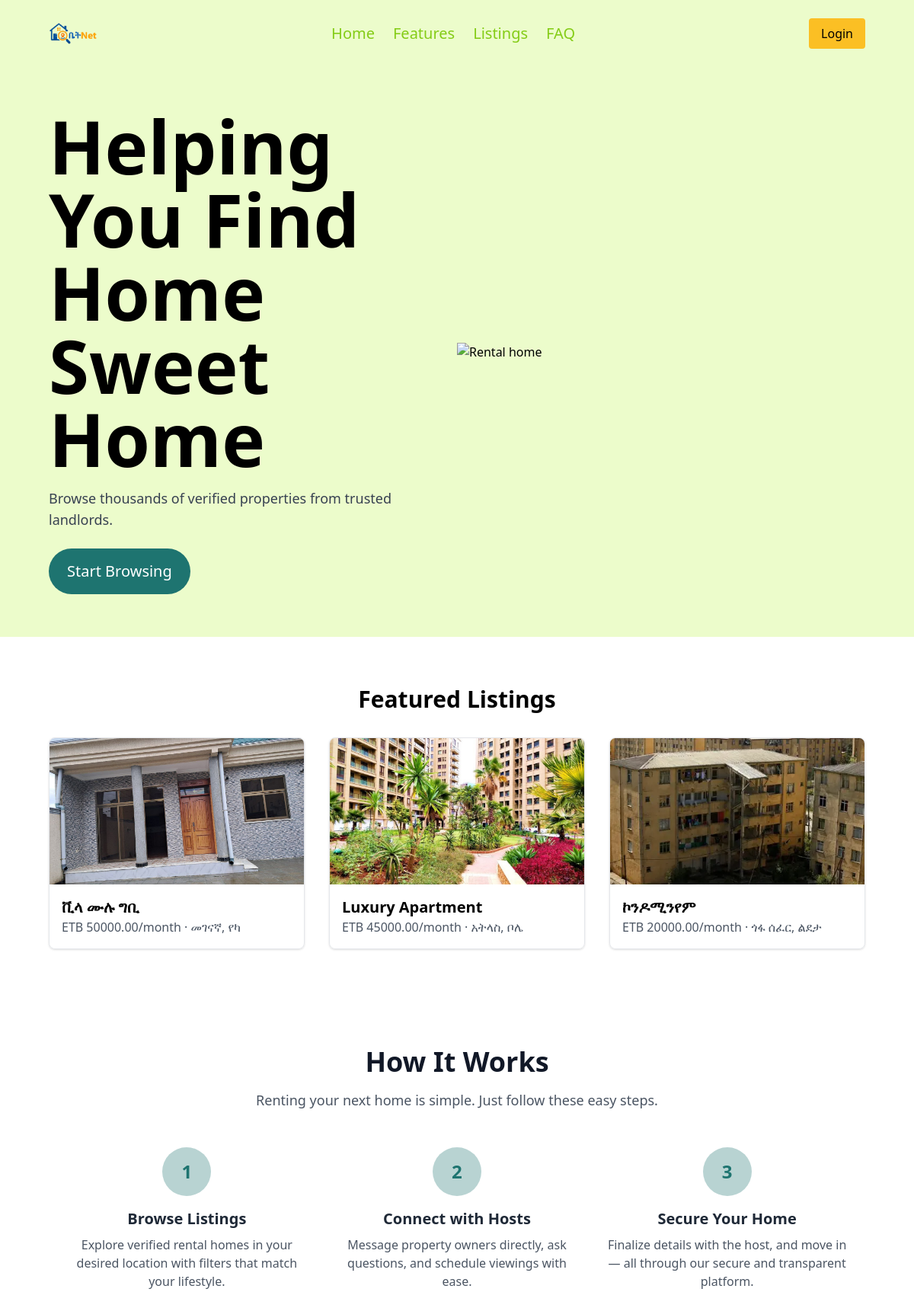
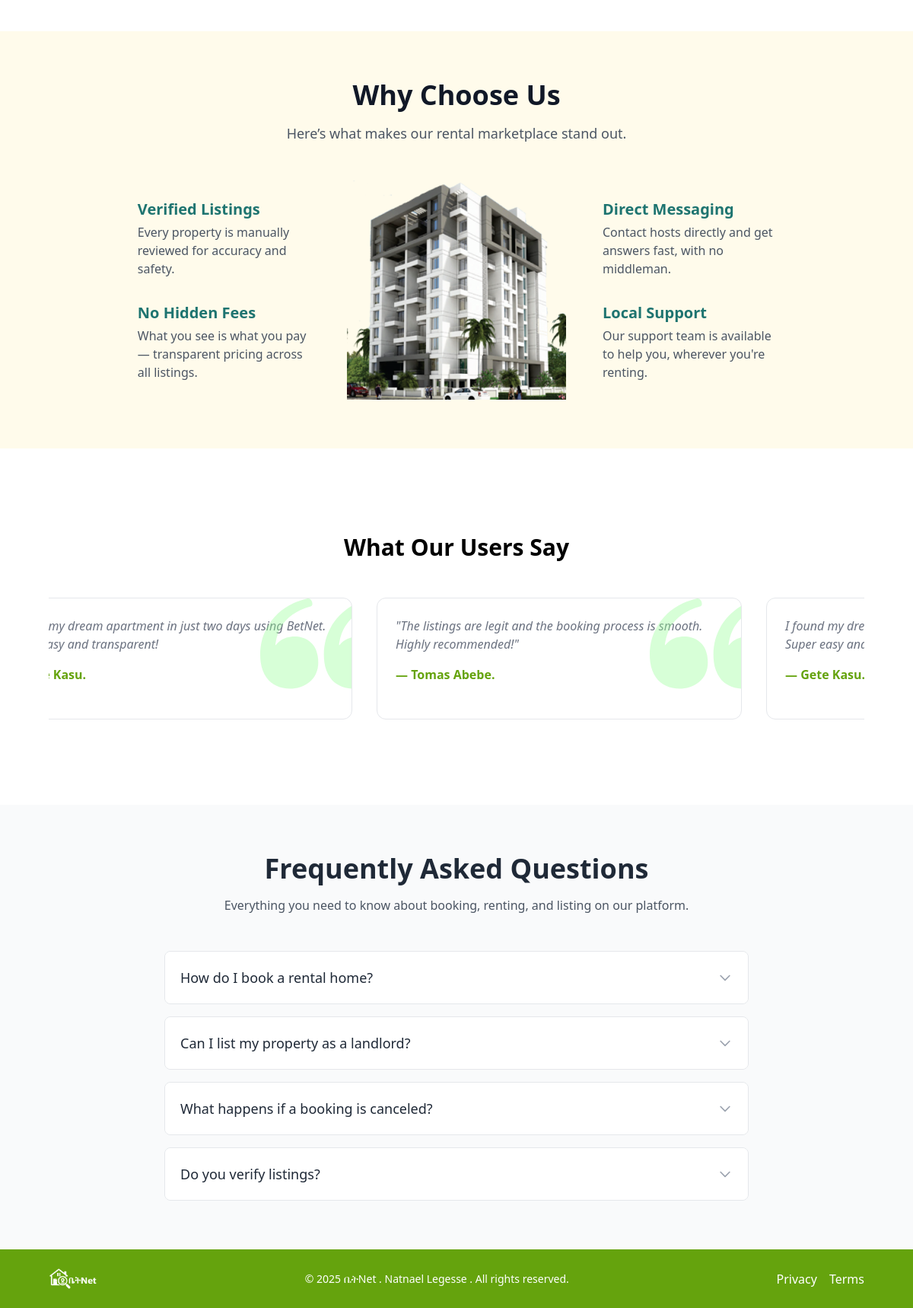
Screenshot of /landing/ with the database file from the repository (2 pictures, top to bottom).
### listing/models.py (models this page shows, shortened)
class ListingMedia(models.Model):
    listing = models.ForeignKey(Listing, on_delete=models.CASCADE, related_name='medias')
    file_path = models.TextField()
    file_name = models.TextField(null=True, blank=True)
    media_type = models.TextField(null=True, blank=True)
    created_at = models.DateTimeField(auto_now_add=True)
    updated_at = models.DateTimeField(auto_now=True)
    class Meta:
        db_table = 'listing_medias'

class Listing(models.Model):
    user = models.ForeignKey(CustomUser, on_delete=models.CASCADE, related_name='listings')
    title = models.CharField(max_length=50)
    desc = models.TextField(max_length=400, null=True, blank=True)
    price = models.DecimalField(max_digits=10, decimal_places=2)
    rooms = models.IntegerField(null=True, blank=True)
    bedrooms = models.IntegerField(null=True, blank=True)
    bathrooms = models.IntegerField(null=True, blank=True)
    square_metre = models.DecimalField(max_digits=10, decimal_places=2, null=True, blank=True)
    city = models.ForeignKey(City, on_delete=models.SET_NULL, null=True, blank=True)
    sub_city = models.ForeignKey(SubCity, on_delete=models.SET_NULL, null=True, blank=True)
    area = models.CharField(max_length=100, null=True, blank=True)
    phone_number1 = models.CharField(max_length=20)
    phone_number2 = models.CharField(max_length=20, null=True, blank=True)
    status = models.BooleanField(default=True)
    admin_status = models.BooleanField(default=True)
    created_at = models.DateTimeField(auto_now_add=True)
    updated_at = models.DateTimeField(auto_now=True)
    amenities = models.ManyToManyField(Amenity, blank=True, related_name='listings')
    is_paid = models.BooleanField(default=False)
    payment_method = models.CharField(max_length=50, blank=True, null=True)
    class Meta:
        db_table = 'listings'

class SubCity(models.Model):
    name = models.CharField(max_length=50)
    class Meta:
        db_table = 'subcities'
    def __str__(self):
        return self.name

### users/views.py (the view)
# urls.py: path('', get_landing,name='landing'),
def get_landing(request):
    featured_listings = Listing.objects.filter(admin_status=True).order_by('-created_at')[:3]
    context = {
        'featured_listings': featured_listings,
    }
    return render(request, 'landing.html', context)

### templates/landing.html (shortened to what this page needs)
{% load static %}
{% load static tailwind_tags %}
<!DOCTYPE html>
<html lang="en">
<head>
  <script src="https://cdn.tailwindcss.com"></script>
  {% tailwind_css %}
</head>
<body class="bg-white text-black">
  <header class="flex items-center justify-between p-6 md:px-16 text-lime-500 bg-lime-100">
    <h1 class="text-2xl font-bold">
      <img class="w-[2rem] md:w-[4rem] object-cover flex-none " src="{% static 'logo.png' %}" alt="logo">
    </h1>
    <nav class="hidden md:flex space-x-6 text-xl ">
      <a href="#" class="hover:text-amber-400">Home</a>
      <a href="#features" class="hover:text-amber-400">Features</a>
      <a href="#listings" class="hover:text-amber-400">Listings</a>
      <a href="#FAQ" class="hover:text-amber-400">FAQ</a>
    </nav>
    <a href="{% url 'login' %}" class="bg-amber-400 text-black px-4 py-2 rounded hover:bg-amber-500">Login</a>
  </header>
  <section class="bg-lime-100 py-14 px-6 md:px-16 flex flex-col-reverse md:flex-row items-center">
    <div class="md:w-1/2">
      <h2 class=" text-6xl sm:text-8xl font-bold mb-4 text-center sm:text-left">Helping You Find Home Sweet Home</h2>
      <p class="mb-6 text-lg text-gray-700">Browse thousands of verified properties from trusted landlords.</p>
      <div class="flex flex-col sm:flex-row gap-4">
        <a href="{% url 'listings' %}" class="bg-secondary text-xl text-white px-6 py-4 rounded-full hover:bg-lime-700 hover:shadow">Start Browsing</a>
      </div>
    </div>
    <div class="md:w-1/2 mb-8 md:mb-0">
      <img src="{% static 'hero.png' %}" alt="Rental home" class="w-full">
    </div>
  </section>
  <section id="listings" class="py-16 px-6 md:px-16 bg-white">
    <h3 class="text-3xl font-bold mb-8 text-center">Featured Listings</h3>
    <div class="grid md:grid-cols-3 gap-8">
      {% for listing in featured_listings %}
      <div class="border rounded-lg overflow-hidden shadow hover:shadow-lg transition">
        {%if listing.medias.all %}
          {% for media in listing.medias.all %}
            {% if forloop.first %}
              <img class="w-full h-48 object-cover" src="{{ media.file_path }}" alt="Listing Media">
            {% endif %}
          {% endfor %}
        {%else%}
          <img class="h-[12rem] w-full  object-cover flex-none scroll-snap-align-start" src="https://img.freepik.com/free-vector/beautiful-home_24877-50819.jpg?t=st=1717506044~exp=1717509644~hmac=24522bbbc677586abe5adb4f91a1bdde053ef16b9d3f06374cfd1e0bfcdfa949&w=826" alt="">
        {%endif%}
        <div class="p-4">
          <a href="{% url 'listings' %}"><h4 class="text-xl font-semibold">{{listing.title}}</h4></a>
          <p class="text-gray-600">ETB {{listing.price}}/month · {{ listing.area }}, {{ listing.sub_city }}</p>
        </div>
      </div>
      {% endfor %}
  </section>
  <section id="features" class="bg-white py-16 px-4 sm:px-6 lg:px-8">
    <div class="max-w-7xl mx-auto text-center">
      <h2 class="text-3xl font-extrabold text-gray-900 sm:text-4xl">
        How It Works
      </h2>
      <p class="mt-4 text-lg text-gray-600">
        Renting your next home is simple. Just follow these easy steps.
      </p>
    </div>
    <div class="mt-12 max-w-5xl mx-auto grid grid-cols-1 md:grid-cols-3 gap-10">
      <div class="text-center">
        <div class="flex items-center justify-center w-16 h-16 mx-auto bg-secondary-100 text-secondary rounded-full text-2xl font-bold">
          1
        </div>
        <h3 class="mt-4 text-xl font-semibold text-gray-800">Browse Listings</h3>
        <p class="mt-2 text-gray-600">
          Explore verified rental homes in your desired location with filters that match your lifestyle.
        </p>
      </div>
      <div class="text-center">
        <div class="flex items-center justify-center w-16 h-16 mx-auto bg-secondary-100 text-secondary rounded-full text-2xl font-bold">
          2
        </div>
        <h3 class="mt-4 text-xl font-semibold text-gray-800">Connect with Hosts</h3>
        <p class="mt-2 text-gray-600">
          Message property owners directly, ask questions, and schedule viewings with ease.
        </p>
      </div>
      <div class="text-center">
        <div class="flex items-center justify-center w-16 h-16 mx-auto bg-secondary-100 text-secondary rounded-full text-2xl font-bold">
          3
        </div>
        <h3 class="mt-4 text-xl font-semibold text-gray-800">Secure Your Home</h3>
        <p class="mt-2 text-gray-600">
          Finalize details with the host, and move in — all through our secure and transparent platform.
        </p>
      </div>
    </div>
  </section>
  <section class=" bg-amber-50 py-16 px-4 sm:px-6 lg:px-8">
    <div class="max-w-7xl mx-auto text-center mb-12">
      <h2 class="text-3xl font-extrabold text-gray-900 sm:text-4xl">Why Choose Us</h2>
      <p class="mt-4 text-lg text-gray-600">
        Here’s what makes our rental marketplace stand out.
      </p>
    </div>
    <div class="flex  flex-col md:flex-row items-center justify-center gap-12">
      <div class="flex  flex-col gap-8 text-right w-full  md:w-1/5">
        <div class="flex flex-col items-end">
          <h3 class="text-xl font-semibold text-secondary text-left  w-full">Verified Listings</h3>
          <p class="text-gray-600 mt-1 max-w-xs text-left">
            Every property is manually reviewed for accuracy and safety.
          </p>
        </div>
        <div class="flex flex-col items-end">
          <h3 class="text-xl font-semibold text-secondary w-full text-left">No Hidden Fees</h3>
          <p class="text-gray-600 mt-1 max-w-xs text-left">
            What you see is what you pay — transparent pricing across all listings.
          </p>
        </div>
      </div>
      <div class=" w-72 h-72  flex-shrink-0">
        <img src="{% static 'wcu.png' %}" alt="Why Choose Us" class="w-full h-full object-cover" />
      </div>
      <div class="flex flex-col gap-8 text-left w-full  md:w-1/5">
        <div class="flex flex-col items-start">
          <h3 class="text-xl font-semibold text-secondary">Direct Messaging</h3>
          <p class="text-gray-600 mt-1 max-w-xs">
            Contact hosts directly and get answers fast, with no middleman.
          </p>
        </div>
        <div class="flex flex-col items-start">
          <h3 class="text-xl font-semibold text-secondary">Local Support</h3>
          <p class="text-gray-600 mt-1 max-w-xs">
            Our support team is available to help you, wherever you're renting.
          </p>
        </div>
      </div>
    </div>
  </section>
  <section class="bg-white py-28 px-6 md:px-16">
    <h3 class="text-3xl font-bold text-center mb-12">What Our Users Say</h3>
    <div id="marquee-container" class="marquee-wrapper">
      <div id="marquee-content"  class="marquee-content flex gap-8" id="marquee">
        <div class="md:h-[10rem] min-w-[30rem] testimonial-track relative overflow-hidden border p-6 rounded-xl">
          <p class="text-gray-500 italic z-10">I found my dream apartment in just two days using BetNet. Super easy and transparent!</p>
          <p class="mt-4 font-bold text-lime-600">— Gete Kasu.</p>
        </div>
        <div class="md:h-[10rem] min-w-[30rem]  testimonial-track  relative overflow-hidden border p-6 rounded-xl z-10 ">
          <p class="text-gray-500 italic z-20">"The listings are legit and the booking process is smooth. Highly recommended!"</p>
          <p class="mt-4 font-bold text-lime-600">— Tomas Abebe.</p>
        </div>
        <div class="md:h-[10rem] min-w-[30rem]  testimonial-track relative overflow-hidden border p-6 rounded-xl ">
          <p class="text-gray-500 italic z-10">I found my dream apartment in just two days using BetNet. Super easy and transparent!</p>
          <p class="mt-4 font-bold text-lime-600">— Gete Kasu.</p>
        </div>
      </div>
    </div>
  </section>
  <section class="bg-gray-50 py-16 px-4 sm:px-6 lg:px-8">
    <div class="max-w-4xl mx-auto text-center">
      <h2 class="text-3xl sm:text-4xl font-bold text-gray-800 mb-4">Frequently Asked Questions</h2>
      <p class="text-gray-600 mb-12">Everything you need to know about booking, renting, and listing on our platform.</p>
    </div>
    <div class="max-w-3xl mx-auto space-y-4" id="faq-container">
      <div class="border border-gray-200 rounded-lg overflow-hidden">
        <button class="w-full flex justify-between items-center p-5 bg-white hover:bg-lime-100 transition" onclick="toggleFAQ(this)">
          <span class="text-left text-gray-800 font-medium text-lg">How do I book a rental home?</span>
          <svg class="w-5 h-5 text-gray-400 transition-transform duration-300 transform" fill="none" stroke="currentColor" viewBox="0 0 24 24">
            <path stroke-linecap="round" stroke-linejoin="round" stroke-width="2" d="M19 9l-7 7-7-7" />
          </svg>
        </button>
      </div>
      <div id="FAQ" class="border border-gray-200 rounded-lg overflow-hidden">
        <button class="w-full flex justify-between items-center p-5 bg-white hover:bg-lime-100 transition" onclick="toggleFAQ(this)">
          <span class="text-left text-gray-800 font-medium text-lg">Can I list my property as a landlord?</span>
          <svg class="w-5 h-5 text-gray-400 transition-transform duration-300 transform" fill="none" stroke="currentColor" viewBox="0 0 24 24">
            <path stroke-linecap="round" stroke-linejoin="round" stroke-width="2" d="M19 9l-7 7-7-7" />
          </svg>
        </button>
      </div>
      <div class="border border-gray-200 rounded-lg overflow-hidden">
        <button class="w-full flex justify-between items-center p-5 bg-white hover:bg-lime-100 transition" onclick="toggleFAQ(this)">
          <span class="text-left text-gray-800 font-medium text-lg">What happens if a booking is canceled?</span>
          <svg class="w-5 h-5 text-gray-400 transition-transform duration-300 transform" fill="none" stroke="currentColor" viewBox="0 0 24 24">
            <path stroke-linecap="round" stroke-linejoin="round" stroke-width="2" d="M19 9l-7 7-7-7" />
          </svg>
        </button>
      </div>
      <div class="border border-gray-200 rounded-lg overflow-hidden">
        <button class="w-full flex justify-between items-center p-5 bg-white hover:bg-lime-100 transition" onclick="toggleFAQ(this)">
          <span class="text-left text-gray-800 font-medium text-lg">Do you verify listings?</span>
          <svg class="w-5 h-5 text-gray-400 transition-transform duration-300 transform" fill="none" stroke="currentColor" viewBox="0 0 24 24">
            <path stroke-linecap="round" stroke-linejoin="round" stroke-width="2" d="M19 9l-7 7-7-7" />
          </svg>
        </button>
      </div>
    </div>
  </section>
  <footer id="contact" class="bg-lime-600 text-white p-6 md:px-16">
    <div class="flex flex-col md:flex-row justify-between items-center">
      <h4 class="text-xl font-bold">
        <img class="w-[2rem] md:w-[4rem] object-cover flex-none invert brightness-0" src="{% static 'logo.png' %}" alt="logo">
      </h4>
      <p class="text-sm mt-4 md:mt-0">&copy; 2025 ቤትNet . Natnael Legesse . All rights reserved.</p>
      <div class="flex space-x-4 mt-4 md:mt-0">
        <a href="#" class="hover:text-amber-400">Privacy</a>
        <a href="#" class="hover:text-amber-400">Terms</a>
      </div>
    </div>
  </footer>
</body>
</html>

### templates/landing.html (style rules this page uses)
body { font-family:'Poppins' }
.marquee-wrapper { overflow: hidden; width: 100%; position: relative; }

### rows the page displays
Listing: title "ቪላ ሙሉ ግቢ", price "50000.00", area "መገናኛ", sub_city "የካ"
ListingMedia: file_path (picture)
Listing: title "Luxury Apartment", price "45000.00", area "አትላስ", sub_city "ቦሌ"
ListingMedia: file_path (picture)
Listing: title "ኮንዶሚንየም", price "20000.00", area "ጎፋ ሰፈር", sub_city "ልደታ"
ListingMedia: file_path (picture)
